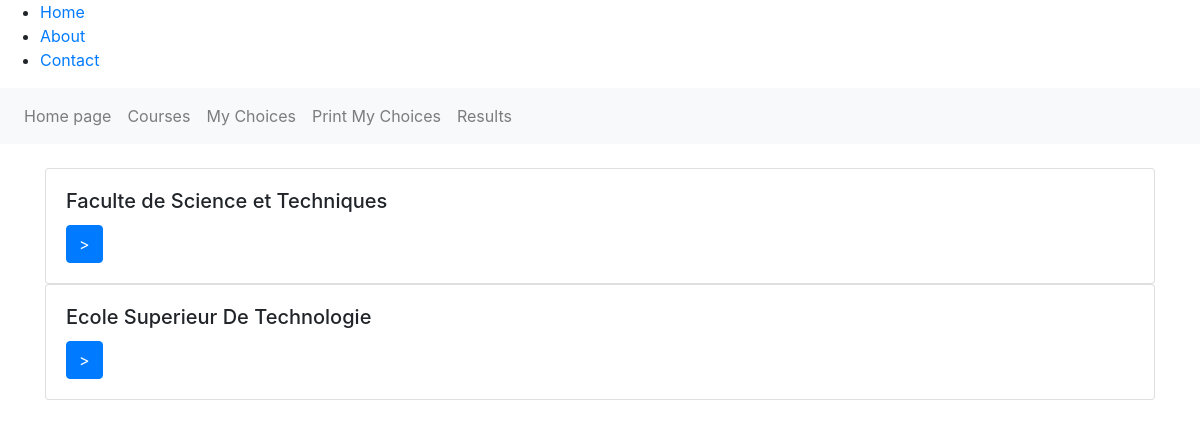
The app's page /Main/home_page/ (signed in) with its own data.
### Main/models.py (models this page shows, shortened)
class University(models.Model):
    name = models.CharField(max_length=20, unique=True)
    hash = models.CharField(max_length=20, unique=True)
    applying_finished = models.BooleanField(default=False)
    admission_processed = models.BooleanField(default=False)
    confirmation_finished = models.BooleanField(default=False)
    upgrading_students = models.ManyToManyField(Student, related_name='upgrading')
    waiting_list_students = models.ManyToManyField(Student, related_name='waitingList')
    COEFFICIENTS = models.CharField(max_length=20)  # PC, SVT, MATH, ECONOMY (ORDER)

### Main/views.py (the view, shortened to what this page needs)
# urls.py: path('home_page/', views.home, name='home'),
def home(request, university_hash=None):  # if the code reaches this line, then the student is authenticated
    from .models import University, Application
    student = get_student(request)
    universities = University.objects.all()
    if university_hash is None:  # no space selected hash
        university = None
    else:
        university = University.objects.get(hash=university_hash)
    return render(request, "Main/home_page.html",
                  {"student": student, 'universities': universities, 'university': university})

### Main/functions.py (called while the page is built)
def get_student(request):
    from django.core.exceptions import ObjectDoesNotExist
    from .models import Student
    serial_number = request.session.get('serial_number')
    student = Student.objects.get(serial_number=serial_number)
    return student

### Main/templates/Main/home_page.html
{% extends 'Main/base2.html' %}
{% block content %}
<div class="container mt-4">
    {% for university in universities %}
    <div class="card">
        <div class="card-body">
            <h5 class="card-title">{{ university.name }}</h5>
            <a href="/Main/home_page/{{university.hash}}/" class="btn btn-primary"> &gt; </a>
        </div>
    </div>
    {% endfor %}
</div>
{% endblock %}

### records on screen
University: name "Faculte de Science et Techniques"
University: name "Ecole Superieur De Technologie"
